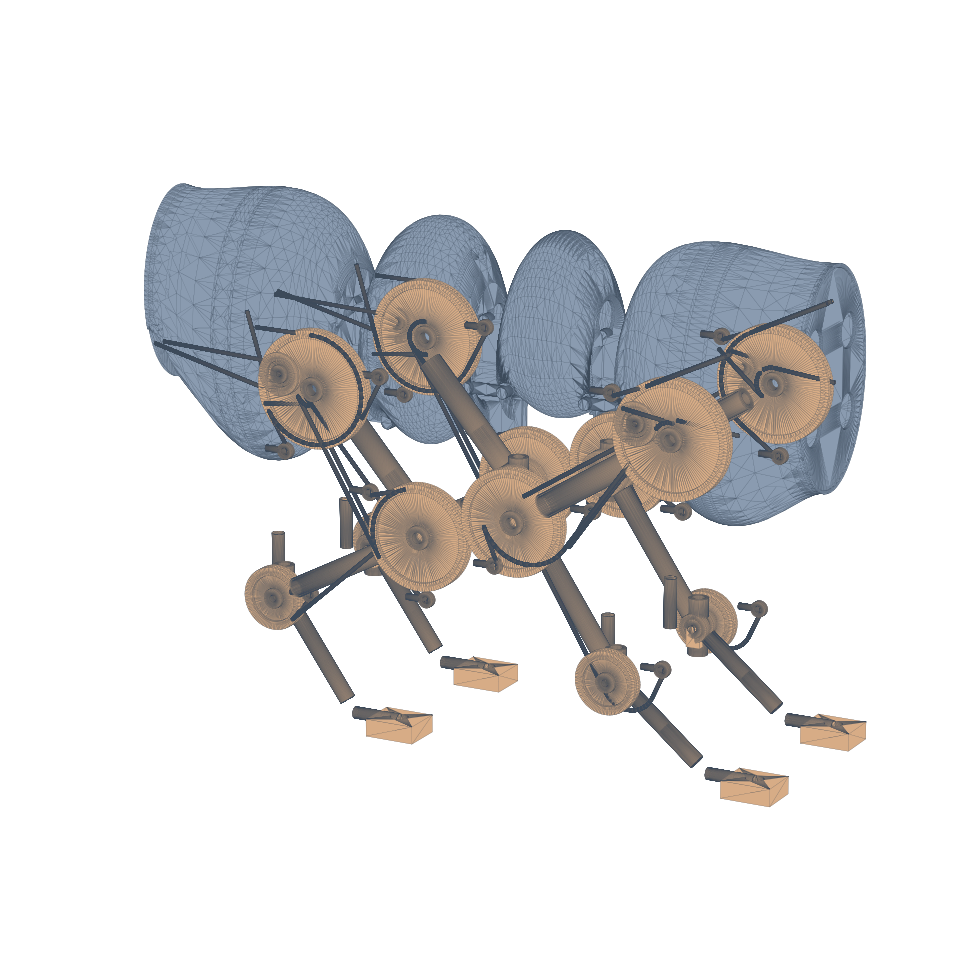

The script that saved this image:
# SPDX-License-Identifier: Apache-2.0
# Copyright 2026 Younghyeon Park
"""The whole robot: four legs on the trunk, in the stance pose (build123d).

The pieces existed and had never met. `tomcat_leg_detail` designs one leg as
manufacturable parts and draws it about its own hip; `tomcat_trunk` designs the
four rigid bodies and presents a **tongue** at each hip. Nothing had put them
together, so nothing had checked that they fit.

What this file asserts, and each one is a way the assembly can be wrong:

- every leg's hip lands on the trunk's tongue, to a tenth of a millimetre;
- the legs do not pass through the trunk;
- the two legs on a side do not pass through each other;
- all four feet reach the same ground plane.

⚠️ **The leg model draws its own hip tongue.** It has to, to be a standalone
leg -- but the trunk grew one too, and in an assembly they are the same part
drawn twice. The leg's copy is dropped here, and the duplicate is named rather
than left to double the mass quietly.
"""

from __future__ import annotations

import math
import os
import sys

import numpy as np
from build123d import Compound, Plane, Pos, mirror

HERE = os.path.dirname(os.path.abspath(__file__))
if HERE not in sys.path:
    sys.path.insert(0, HERE)
sys.path.insert(0, os.path.join(os.path.dirname(HERE), "..", "kinematics", "src"))

import leg_tendons as LT                                         # noqa: E402
import tomcat_leg_detail as LD                                   # noqa: E402
import tomcat_trunk as TT                                        # noqa: E402
from tomcat_kin.params import DEFAULT_FORELEG, DEFAULT_HINDLEG   # noqa: E402

#: Where the hips are, from the trunk model.
HIP_X = {"rear": 0.0, "front": 195.0}

#: The leg groups that are CONTEXT in `tomcat_leg_detail`, not leg parts.
#: `motor` is the girdle bank it drew for reference; the trunk owns those now.
DROP = ("motor",)


def _at_hip(solid, radius=26.0):
    """Is this solid part of the HIP joint, which the trunk owns?"""
    c = solid.center()
    return math.hypot(c.X, c.Z) < radius


def one_leg(fore: bool, side: float, pose=None):
    """One leg in TRUNK coordinates.

    `tomcat_leg_detail` builds about its own hip at the origin and translates to
    the limb plane at +TRACK_Y, so a right leg is the left one mirrored in y.
    """
    leg = DEFAULT_FORELEG if fore else DEFAULT_HINDLEG
    # ✅ **The cables go to the motors that exist.** `tomcat_leg_detail`
    # defaults to `SPOOL_OFFSET`, a single 2-D diagonal from the hip that was
    # only ever right for the upright two-bank girdle. Measured against the real
    # centres those runs miss by **20 to 44 mm** -- the wires in the first
    # assembly render pointed at empty space. The trunk owns the spools, so the
    # trunk hands them over.
    role = "fore" if fore else "hind"
    sp3 = TT.leg_spools(role, side)
    hx = HIP_X["front" if fore else "rear"]
    spools = {t: (p3[0] - hx, p3[2])
              for t, p3 in zip(("hip", "knee", "ankle"), sp3)}
    comps, report, pts = LD.build(leg, spools=spools)
    parts = []
    for name, comp in comps.items():
        if name in DROP:
            continue
        for sd in comp.solids():
            # %s **The hip joint is drawn twice.** `tomcat_leg_detail` has to
            # draw its own hip tongue and bearings to be a standalone leg, and
            # the trunk grew a boss with the same tongue on it. Measured, that
            # duplicate is **2838 mm3 of clevis and 924 of bearing** occupying
            # the same space. In an assembly the TRUNK owns the hip, so the
            # leg's copy is dropped -- otherwise the robot carries the joint
            # twice in mass and the interference check never goes quiet.
            if name in ("clevis", "bearing") and _at_hip(sd):
                continue
            parts.append(sd)
    g = Compound(parts)
    if side < 0:
        # ⚠️ A right leg is the left one REFLECTED in y, and a reflection is not
        # a rotation. `Rot(180, 0, 0)` was the first attempt: it maps y -> -y and
        # z -> -z together, so both right legs came out upside down with their
        # feet at z = -30 against the left pair's -177. The foot-plane check is
        # what said so; the render just looked busy.
        g = mirror(g, about=Plane.XZ)
    return Pos(HIP_X["front" if fore else "rear"], 0, 0) * g


def assembly():
    bodies = [TT.rigid_body(b) for b in sorted(TT.BODIES)]
    legs = [one_leg(f, s) for f in (True, False) for s in (+1.0, -1.0)]
    return bodies, legs


def report():
    bodies, legs = assembly()
    print("%-16s %8s %9s" % ("part", "solids", "vol cm3"))
    tv = 0.0
    for i, b in enumerate(bodies):
        v = sum(s.volume for s in b.solids())
        tv += v
        print("%-16s %8d %9.1f" % ("trunk body %d" % i, len(b.solids()), v / 1000))
    for i, l in enumerate(legs):
        v = sum(s.volume for s in l.solids())
        tv += v
        nm = ["LF", "RF", "LR", "RR"][i]
        print("%-16s %8d %9.1f" % ("leg %s" % nm, len(l.solids()), v / 1000))
    print("%-16s %8s %9.1f" % ("TOTAL", "", tv / 1000))

    ok = True
    # --- the hips must land on the tongues
    for i, l in enumerate(legs):
        nm = ["LF", "RF", "LR", "RR"][i]
        bb = l.bounding_box()
        want_x = HIP_X["front" if i < 2 else "rear"]
        want_y = TT.TRACK * (1.0 if i % 2 == 0 else -1.0)
        print("  %-4s hip target (%.0f, %+.0f)   leg bbox x[%.0f,%.0f] y[%+.0f,%+.0f]"
              % (nm, want_x, want_y, bb.min.X, bb.max.X, bb.min.Y, bb.max.Y))
        if not (bb.min.Y - 1 <= want_y <= bb.max.Y + 1):
            print("      *** the limb plane is not at the trunk's track")
            ok = False

    # --- legs must not pass through the trunk
    trunk = Compound([s for b in bodies for s in b.solids()])
    for i, l in enumerate(legs):
        nm = ["LF", "RF", "LR", "RR"][i]
        # ⚠️ `intersect` returns None when the two do not touch at all, not an
        # empty shape. Reading `.solids()` off it is an AttributeError, and it
        # only appeared once the hind legs came CLEAN -- the failure mode of the
        # success case.
        inter = trunk.intersect(l)
        v = 0.0
        if inter is not None:
            try:
                v = sum(sd.volume for sd in inter.solids())
            except Exception:
                v = 0.0
        flag = "" if v < 1500.0 else "  *** deep interference"
        if v >= 1500.0:
            ok = False
        print("  %-4s leg/trunk overlap %8.1f mm3%s" % (nm, v, flag))

    # --- ⚠️ every cable must end ON a spool the trunk actually has
    for i, (fore, side) in enumerate([(True, 1.0), (True, -1.0),
                                      (False, 1.0), (False, -1.0)]):
        nm = ["LF", "RF", "LR", "RR"][i]
        role = "fore" if fore else "hind"
        hx = HIP_X["front" if fore else "rear"]
        sp3 = TT.leg_spools(role, side)
        leg = DEFAULT_FORELEG if fore else DEFAULT_HINDLEG
        q = LD.LegModel(leg).inverse((LD.FOOT_X, LD.FOOT_Z, LD.FOOT_PITCH))
        spools = {t: (p3[0] - hx, p3[2])
                  for t, p3 in zip(("hip", "knee", "ankle"), sp3)}
        worst = 0.0
        for t in ("hip", "knee", "ankle"):
            st = LT.stations(q, t, +1, leg, spools=spools)
            end = np.asarray(st[0][0], float)
            worst = max(worst, float(np.hypot(*(end - np.array(spools[t])))))
        print("  %-4s cable ends off its spool by %.3f mm" % (nm, worst))
        if worst > 0.05:
            print("      *** the run does not reach the motor")
            ok = False

    # --- ✅ every spool must be INSIDE the body that carries it
    outside = 0
    for role, body in (("hind", 0), ("fore", 3)):
        o = TT._outer(body)
        for sd in (+1.0, -1.0):
            for sp in TT.leg_spools(role, sd):
                if not o.is_inside(sp):
                    outside += 1
    print("  spools outside their body: %d of 12" % outside)
    if outside:
        print("      *** a motor is not in the housing it bolts to")
        ok = False

    # --- feet on one plane
    zs = []
    for l in legs:
        zs.append(l.bounding_box().min.Z)
    print("  foot z: %s  spread %.2f mm"
          % (["%.1f" % z for z in zs], max(zs) - min(zs)))
    if max(zs) - min(zs) > 3.0:
        print("      *** the four feet are not on one plane")
        ok = False
    print("  %s" % ("assembly checks pass" if ok else "*** SEE ABOVE ***"))
    return ok


def render_png(path, elev=16, azim=-62):
    import matplotlib
    matplotlib.use("Agg")
    import matplotlib.pyplot as plt
    from mpl_toolkits.mplot3d.art3d import Poly3DCollection

    bodies, legs = assembly()
    fig = plt.figure(figsize=(13, 7))
    ax = fig.add_subplot(111, projection="3d")
    # ⚠️ A few faces are valid and will not mesh -- see `tomcat_trunk.render_png`.
    # Drawn face by face so one bad face costs one face, not the whole robot.
    # ⚠️ Batched into one collection per colour. A collection per face built
    # thousands of artists and the process died of memory exhaustion inside the
    # 3-D projection -- while the shell reported exit 0 and wrote no file.
    skipped = 0
    for col, group in (("#8a9bb0", bodies), ("#d7ac86", legs)):
        tri = []
        for s in group:
            for f in s.faces():
                try:
                    verts, tris = f.tessellate(0.4)
                except Exception:
                    skipped += 1
                    continue
                V = np.array([[v.X, v.Y, v.Z] for v in verts])
                tri.append(V[np.array(tris)])
        if not tri:
            continue
        coll = Poly3DCollection(np.concatenate(tri), facecolor=col,
                                edgecolor="#3c4a5a", linewidth=0.06)
        coll.set_zsort("average")
        ax.add_collection3d(coll)
    if skipped:
        print("  *** " + str(skipped) + " face(s) would not mesh")
    whole = Compound(bodies + legs)
    bb = whole.bounding_box()
    ax.set_xlim(bb.min.X - 5, bb.max.X + 5)
    ax.set_ylim(bb.min.Y - 5, bb.max.Y + 5)
    ax.set_zlim(bb.min.Z - 5, bb.max.Z + 5)
    ax.set_box_aspect((bb.size.X, bb.size.Y, bb.size.Z))
    ax.view_init(elev=elev, azim=azim)
    ax.set_axis_off()
    fig.tight_layout()
    fig.savefig(path, dpi=140, bbox_inches="tight", facecolor="white")
    plt.close(fig)
    print("wrote", path)


if __name__ == "__main__":
    report()
    render_png(os.path.join(HERE, "tomcat_assembly.png"))
    render_png(os.path.join(HERE, "tomcat_assembly_side.png"), elev=2, azim=-90)
